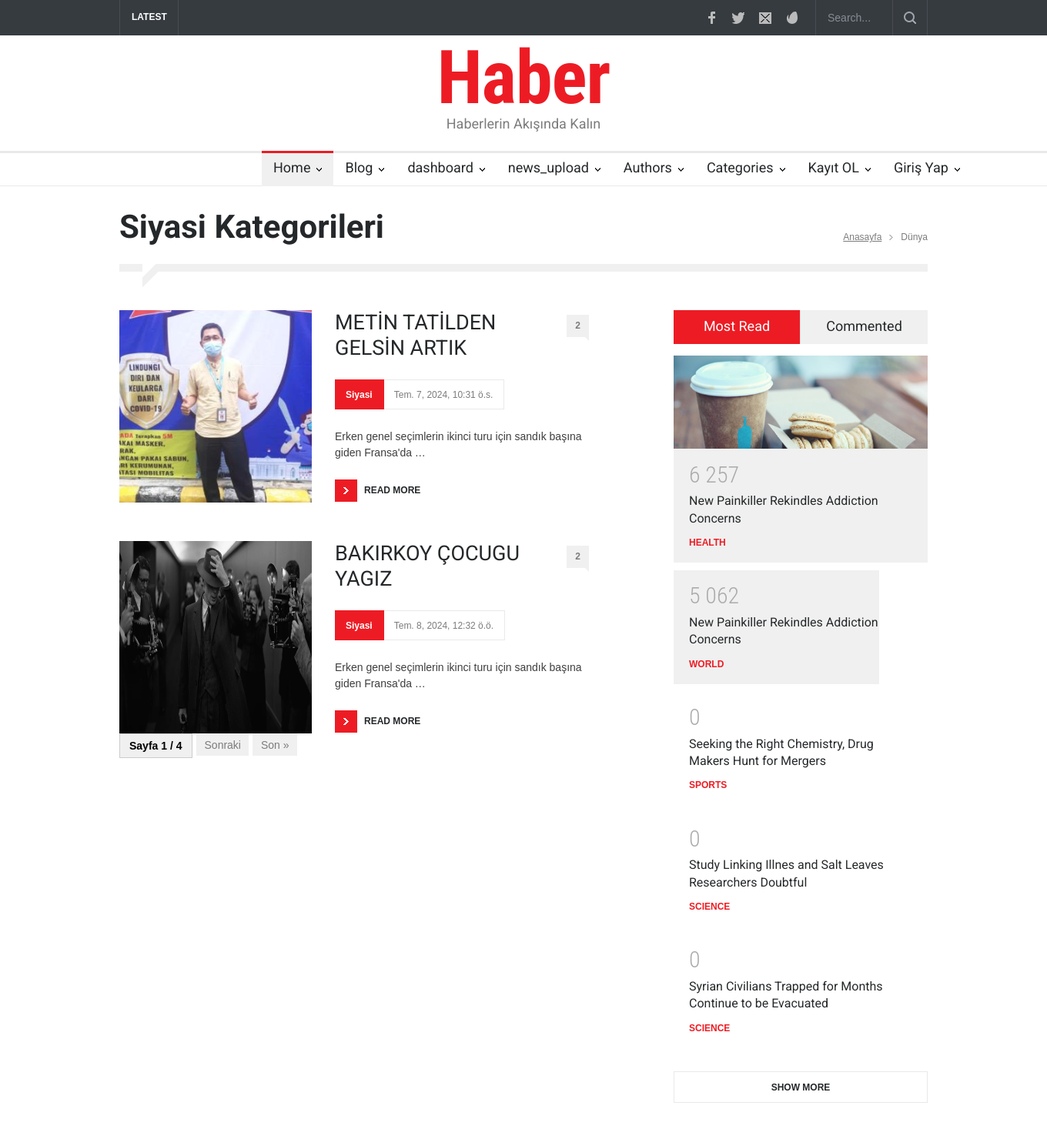
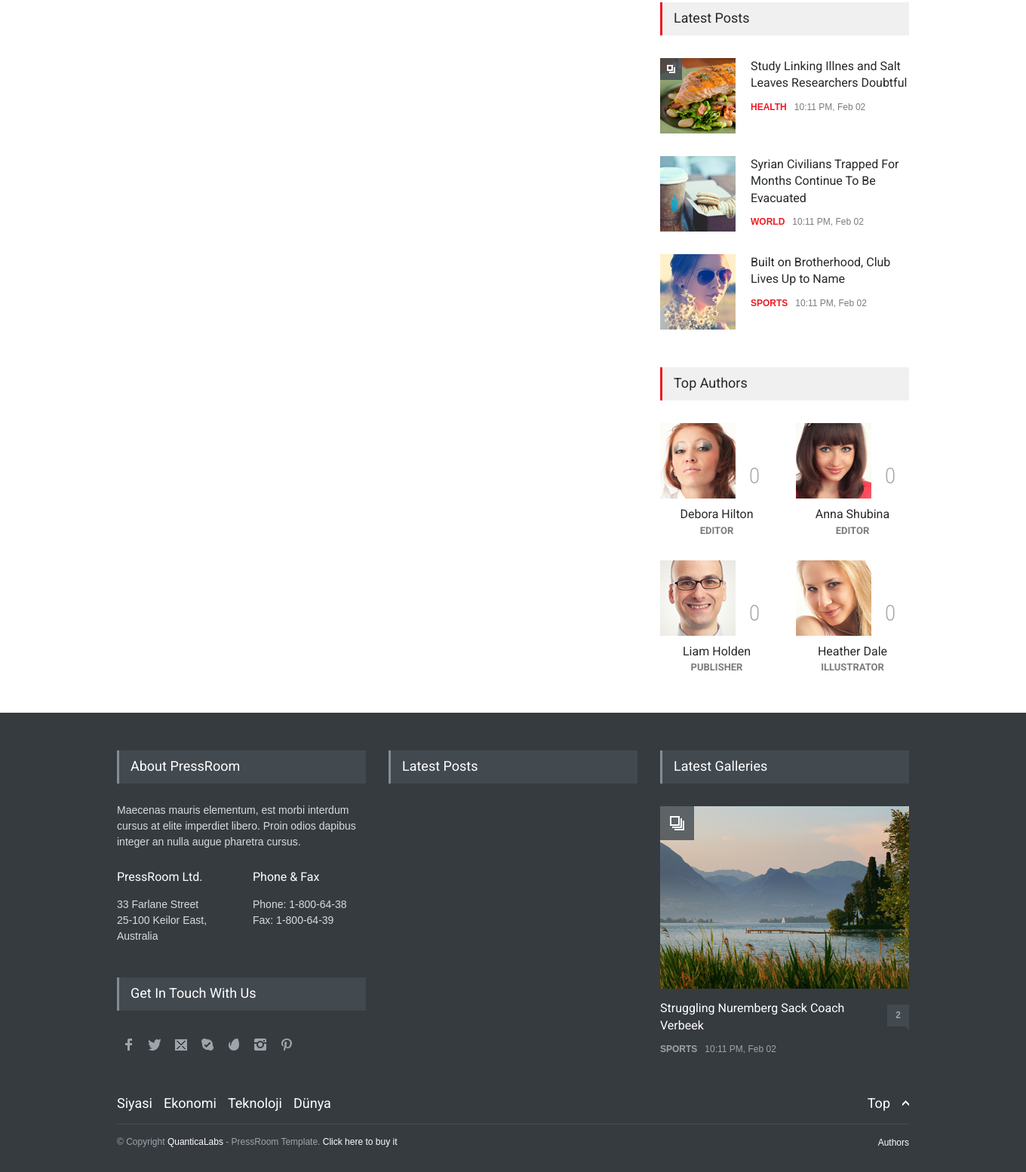
The page /category/Siyasi/ on the database its author committed (2 pictures, top to bottom).
### news/models.py (models this page shows, shortened)
class Categories(models.Model):
    category_name=models.CharField(max_length=30,verbose_name="Kategori")
    class Meta:
        verbose_name="Kategori"
        verbose_name_plural="Kategoriler"
    def __str__(self):
        return self.category_name

class News(models.Model):
    user = models.ForeignKey(User, verbose_name=("Kullanıcı"), on_delete=models.CASCADE,null=True)
    news_title = models.CharField(max_length=200, verbose_name="Haber Başlığı")
    news_front=models.TextField(default="")
    news_image = models.FileField(upload_to="NewsImages/", blank=False, verbose_name="Haber Resmi")
    category = models.ForeignKey(Categories,max_length=50, verbose_name="Haberin Kategorisi",on_delete=models.CASCADE,default=None)
    slug = models.SlugField(verbose_name=('Url'), editable=False, null=True, blank=True)
    news_content = RichTextUploadingField()
    view_count = models.IntegerField(default=0)
    created_at = models.DateTimeField(verbose_name=("Oluşturulma Tarihi"), auto_now_add=True)
    updated_at = models.DateTimeField(verbose_name=("Son Güncellenme Tarihi"), auto_now=True)
    is_delete = models.BooleanField(verbose_name=("Silindi mi?"), default=False, help_text="Haberler silindi mi silinmedi mi?")
    delete_date = models.DateTimeField(verbose_name=("Silinme Tarihi"), blank=True, null=True)
    class Meta:
        verbose_name = "Haber"
        verbose_name_plural = "Haberler"

### news/views.py (the view)
# urls.py: path('category/<str:category_name>/', views.categories, name="category"),
def categories(request, category_name):
    category = get_object_or_404(Categories, category_name=category_name)
    category_news = News.objects.filter(category=category, is_delete=False)
    paginator = Paginator(category_news, 2)  # 1 haberlik bir sayfalamaya ayır
    page = request.GET.get('page')
    try:
        category_news = paginator.page(page)
    except PageNotAnInteger:
        category_news = paginator.page(1)
    except EmptyPage:
        category_news = paginator.page(paginator.num_pages)
    context = {
        'category_name': category_name,
        'category_news': category_news,
    }
    return render(request, 'news/categories.html', context)

### news/templates/news/categories.html (shortened to what this page needs)
{% extends 'main/base.html' %}
{% load static %}
	{% block content %}
	<div class="page">
		<div class="page_header clearfix page_margin_top">
			<div class="page_header_left">
				<h1 class="page_title"> {{ category_name }} Kategorileri </h1>
			</div>
			<div class="page_header_right">
				<ul class="bread_crumb">
					<li>
						<a title="Home" href="{% url 'home' %}">
							Anasayfa
						</a>
					</li>
					<li class="separator icon_small_arrow right_gray">
					</li>
					<li>
						Dünya
					</li>
				</ul>
			</div>
		</div>
		<div class="page_layout clearfix">
			<div class="divider_block clearfix">
				<hr class="divider first">
				<hr class="divider subheader_arrow">
				<hr class="divider last">
			</div>
			<div class="row">
				<div class="column column_2_3">
					<div class="row">
						<ul class="blog big">
							{% for i in category_news %}
							<li class="post">
								<a href="{% url 'details' i.slug %}" title="Built on Brotherhood, Club Lives Up to Name">
									<img style="width: 250px; height: 250px;" src='{{i.news_image.url}}' >
								</a>
								<div class="post_content">
									<h2 class="with_number">
										<a href="{% url 'details' i.slug %}" title="Built on Brotherhood, Club Lives Up to Name">{{i.news_title}}</a>
										<a class="comments_number" href="post.html#comments_list"
											title="2 comments">2<span class="arrow_comments"></span></a>
									</h2>
									<ul class="post_details">
										<li class="category"><a href="{% url 'category' i.category %}" title="">{{i.category}}</a></li>
										<li class="date">
											{{i.created_at}}
										</li>
									</ul>
									<p>{{i.news_front|truncatewords:10}}</p>
									<a class="read_more" href="{% url 'details' i.slug %}" title="Read more"><span
											class="arrow"></span><span>READ MORE</span></a>
								</div>
							</li>
							{% endfor %}
						</ul>
					</div>
					<div class="pagination">
						<ul class="pagination-list">
							<li class="pagination-item">
								<span style="display: inline-block; padding: 8px 12px; border: 1px solid #ccc; background-color: #f0f0f0; color: black; font-weight: bold;" class="pagination-link current-page">
									Sayfa {{ category_news.number }} / {{ category_news.paginator.num_pages }}
								</span>
							</li>
							{% if category_news.has_next %}
								<li class="pagination-item">
									<a href="?page={{ category_news.next_page_number }}" class="pagination-link">Sonraki</a>
								</li>
								<li class="pagination-item">
									<a href="?page={{ category_news.paginator.num_pages }}" class="pagination-link">Son &raquo;</a>
								</li>
							{% endif %}
						</ul>
					</div>
				</div>
				<div class="column column_1_3 page_margin_top">
					<div class="tabs no_scroll clearfix">
						<ul class="tabs_navigation clearfix">
							<li>
								<a href="#sidebar-most-read" title="Most Read">
									Most Read
								</a>
							</li>
							<li>
								<a href="#sidebar-most-commented" title="Commented">
									Commented
								</a>
							</li>
						</ul>
						<div id="sidebar-most-read">
							<ul class="blog rating page_margin_top clearfix">
								<li class="post">
									<a href="post.html" title="Nuclear Fusion Closer to Becoming a Reality">
										<img src='images/samples/510x187/image_12.jpg' alt='img'>
									</a>
									<div class="post_content">
										<span class="number animated_element" data-value="6 257"></span>
										<h5><a href="post.html" title="New Painkiller Rekindles Addiction Concerns">New
												Painkiller Rekindles Addiction Concerns</a></h5>
										<ul class="post_details simple">
											<li class="category"><a href="category_health.html"
													title="HEALTH">HEALTH</a></li>
										</ul>
									</div>
								</li>
								<li class="post">
									<div class="post_content">
										<span class="number animated_element" data-value="5 062"></span>
										<h5><a href="post_small_image.html"
												title="New Painkiller Rekindles Addiction Concerns">New Painkiller
												Rekindles Addiction Concerns</a></h5>
										<ul class="post_details simple">
											<li class="category"><a href="category_world.html" title="WORLD">WORLD</a>
											</li>
										</ul>
									</div>
								</li>
								<li class="post">
									<div class="post_content">
										<span class="number animated_element" data-value="4 778"></span>
										<h5><a href="post.html"
												title="Seeking the Right Chemistry, Drug Makers Hunt for Mergers">Seeking
												the Right Chemistry, Drug Makers Hunt for Mergers</a></h5>
										<ul class="post_details simple">
											<li class="category"><a href="category_sports.html"
													title="SPORTS">SPORTS</a></li>
										</ul>
									</div>
								</li>
								<li class="post">
									<div class="post_content">
										<span class="number animated_element" data-value="754"></span>
										<h5><a href="post_quote.html"
												title="Study Linking Illnes and Salt Leaves Researchers Doubtful">Study
												Linking Illnes and Salt Leaves Researchers Doubtful</a></h5>
										<ul class="post_details simple">
											<li class="category"><a href="category_science.html"
													title="SCIENCE">SCIENCE</a></li>
										</ul>
									</div>
								</li>
								<li class="post">
									<div class="post_content">
										<span class="number animated_element" data-value="52"></span>
										<h5><a href="post_soundcloud.html"
												title="Syrian Civilians Trapped for Months Continue to be Evacuated">Syrian
												Civilians Trapped for Months Continue to be Evacuated</a></h5>
										<ul class="post_details simple">
											<li class="category"><a href="category_science.html"
													title="SCIENCE">SCIENCE</a></li>
										</ul>
									</div>
								</li>
							</ul>
							<a class="more page_margin_top" href="#">SHOW MORE</a>
						</div>
					</div>
					<h4 class="box_header page_margin_top_section">Latest Posts</h4>
					<div class="vertical_carousel_container clearfix">
						<ul
							class="blog small vertical_carousel autoplay-1 scroll-1 navigation-1 easing-easeInOutQuint duration-750">
							<li class="post">
								<a href="post_gallery.html"
									title="Study Linking Illnes and Salt Leaves Researchers Doubtful">
									<span class="icon small gallery"></span>
									<img src='images/samples/100x100/image_06.jpg' alt='img'>
								</a>
								<div class="post_content">
									<h5>
										<a href="post_gallery.html"
											title="Study Linking Illnes and Salt Leaves Researchers Doubtful">Study
											Linking Illnes and Salt Leaves Researchers Doubtful</a>
									</h5>
									<ul class="post_details simple">
										<li class="category"><a href="category_health.html" title="HEALTH">HEALTH</a>
										</li>
										<li class="date">
											10:11 PM, Feb 02
										</li>
									</ul>
								</div>
							</li>
							<li class="post">
								<a href="post.html"
									title="Syrian Civilians Trapped For Months Continue To Be Evacuated">
									<img src='images/samples/100x100/image_12.jpg' alt='img'>
								</a>
								<div class="post_content">
									<h5>
										<a href="post.html"
											title="Syrian Civilians Trapped For Months Continue To Be Evacuated">Syrian
											Civilians Trapped For Months Continue To Be Evacuated</a>
									</h5>
									<ul class="post_details simple">
										<li class="category"><a href="category_world.html" title="WORLD">WORLD</a></li>
										<li class="date">
											10:11 PM, Feb 02
										</li>
									</ul>
								</div>
							</li>
							<li class="post">
								<a href="post_quote.html" title="Built on Brotherhood, Club Lives Up to Name">
									<img src='images/samples/100x100/image_02.jpg' alt='img'>
								</a>
								<div class="post_content">
									<h5>
										<a href="post_quote.html"
											title="Built on Brotherhood, Club Lives Up to Name">Built on Brotherhood,
											Club Lives Up to Name</a>
									</h5>
									<ul class="post_details simple">
										<li class="category"><a href="category_sports.html" title="SPORTS">SPORTS</a>
										</li>
										<li class="date">
											10:11 PM, Feb 02
										</li>
									</ul>
								</div>
							</li>
						</ul>
					</div>
					<h4 class="box_header page_margin_top_section">Top Authors</h4>
					<ul class="authors rating clearfix">
						<li class="author">
							<a class="thumb" href="author.html" title="Debora Hilton">
								<img src='images/samples/Team_100x100/image_01.jpg' alt='img'>
								<span class="number animated_element" data-value="34"></span>
							</a>
							<div class="details">
								<h5><a href="author.html" title="Debora Hilton">Debora Hilton</a></h5>
								<h6>EDITOR</h6>
							</div>
						</li>
						<li class="author">
							<a class="thumb" href="author.html" title="Anna Shubina">
								<img src='images/samples/Team_100x100/image_02.jpg' alt='img'>
								<span class="number animated_element" data-value="25"></span>
							</a>
							<div class="details">
								<h5><a href="author.html" title="Anna Shubina">Anna Shubina</a></h5>
								<h6>EDITOR</h6>
							</div>
						</li>
						<li class="author">
							<a class="thumb" href="author.html" title="Liam Holden">
								<img src='images/samples/Team_100x100/image_03.jpg' alt='img'>
								<span class="number animated_element" data-value="9"></span>
							</a>
							<div class="details">
								<h5><a href="author.html" title="Liam Holden">Liam Holden</a></h5>
								<h6>PUBLISHER</h6>
							</div>
						</li>
						<li class="author">
							<a class="thumb" href="author.html" title="Heather Dale">
								<img src='images/samples/Team_100x100/image_04.jpg' alt='img'>
								<span class="number animated_element" data-value="2"></span>
							</a>
							<div class="details">
								<h5><a href="author.html" title="Heather Dale">Heather Dale</a></h5>
								<h6>ILLUSTRATOR</h6>
							</div>
						</li>
					</ul>
				</div>
			</div>
		</div>
	</div>
	{% endblock content %}

### static/main/css/animations.css (style rules this page uses)
.animated_element { visibility: hidden; position: relative; }

### static/main/css/odometer-theme-default.css (style rules this page uses)
.odometer.odometer-auto-theme, .odometer.odometer-theme-default { display: -moz-inline-box; -moz-box-orient: vertical; display: inline-block; vertical-align: middle; *vertical-align: auto; position: relative; }
.odometer.odometer-auto-theme, .odometer.odometer-theme-default { *display: inline; }
.odometer.odometer-auto-theme, .odometer.odometer-theme-default { font-family: "Helvetica Neue", sans-serif; line-height: 1.1em; }

### templates/main/base.html (style rules this page uses)
body { overflow-x: hidden; }

### rows shown on the page
Categories: category_name "Siyasi"
News: news_image (picture), news_title "METİN TATİLDEN GELSİN ARTIK", category "Siyasi", created_at "Tem. 7, 2024, 10:31 ö.s.", news_front "Erken genel seçimlerin ikinci turu için sandık başına giden Fransa'da …"
News: news_image (picture), news_title "BAKIRKOY ÇOCUGU YAGIZ", category "Siyasi", created_at "Tem. 8, 2024, 12:32 ö.ö.", news_front "Erken genel seçimlerin ikinci turu için sandık başına giden Fransa'da …"

### other values the page prints
{{ category_news.number }} "1"
{{ category_news.paginator.num_pages }} "4"
